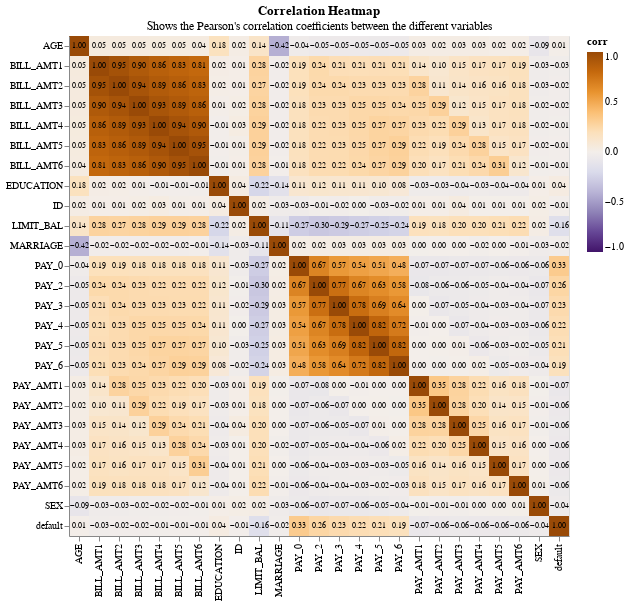

Write notebook code for a chart like this one.
### Code cell
alt.renderers.enable('mimetype')

title = alt.TitleParams(
        text="Correlation Heatmap",
        subtitle="Shows the Pearson's correlation coefficients between the different variables")

plot = alt.Chart(corr_df, title=title).mark_rect().encode(
    x=alt.X('level_0', title=''),
    y=alt.Y('level_1', title=''),
    color=alt.Color('corr', scale=alt.Scale(domain=(-1, 1), scheme='purpleorange'))
)

text = plot.mark_text(
    size=8
).encode(
    text=alt.Text('corr', format=".2f"),
    color=alt.value('black')
)

plot + text

### Figure 1 — Vega-Lite specification as saved in the notebook (floating-point values rounded to 4 significant figures; data arrays with more than 128 entries replaced by an {"elided": "..."} marker saying what was removed)
{"$schema": "https://vega.github.io/schema/vega-lite/v4.8.1.json", "config": {"view": {"continuousHeight": 300, "continuousWidth": 400}}, "data": {"name": "data-167c24a27924cb0dfcb75fe5832af4fc"}, "datasets": {"data-167c24a27924cb0dfcb75fe5832af4fc": {"elided": "625 records"}}, "layer": [{"encoding": {"color": {"field": "corr", "scale": {"domain": [-1, 1], "scheme": "purpleorange"}, "type": "quantitative"}, "x": {"field": "level_0", "title": "", "type": "nominal"}, "y": {"field": "level_1", "title": "", "type": "nominal"}}, "mark": "rect", "title": {"subtitle": "Shows the Pearson's correlation coefficients between the different variables", "text": "Correlation Heatmap"}}, {"encoding": {"color": {"value": "black"}, "text": {"field": "corr", "format": ".2f", "type": "quantitative"}, "x": {"field": "level_0", "title": "", "type": "nominal"}, "y": {"field": "level_1", "title": "", "type": "nominal"}}, "mark": {"size": 8, "type": "text"}, "title": {"subtitle": "Shows the Pearson's correlation coefficients between the different variables", "text": "Correlation Heatmap"}}]}
